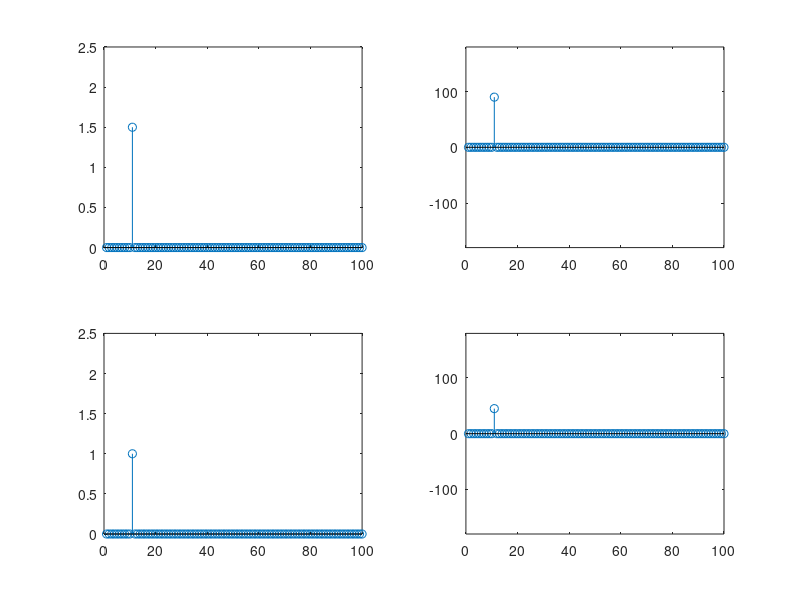
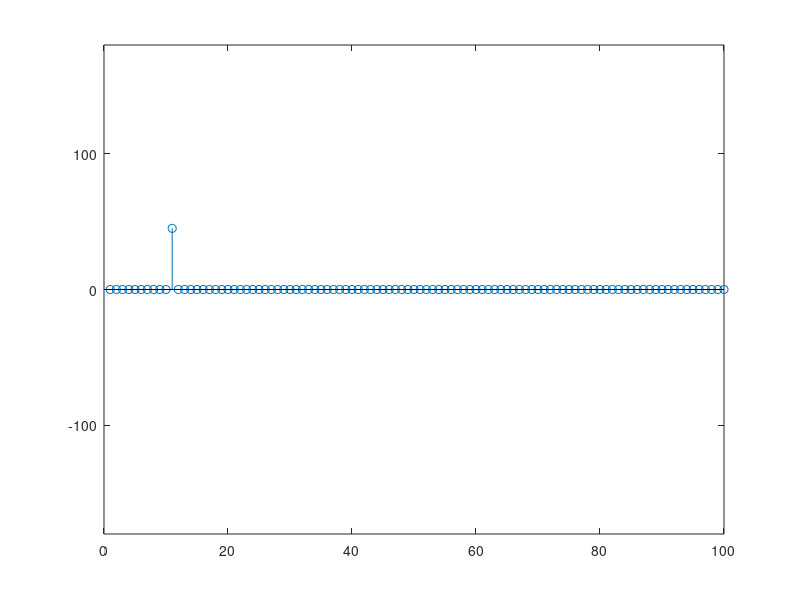

Reproduce these figures in MATLAB, in order.
clear all;
%The Frequency of Interest Is 1200 & 2200 Hz
Frequency = 50;            %Frequency In Hz
Phase_of_Voltage = 90;      %Phase In Degree
Phase_of_Current = 45;     %Phase In Degree

fs = 1000;                %Sampling Frequency 
N = 200; 
Timestamps = [0:N-1]*(1/fs);        
step_size = fs / N;

V = 1.5*cos((2* pi()*Frequency*Timestamps)+((3.1416/180)*Phase_of_Voltage));
I = 1.0*cos((2* pi()*Frequency*Timestamps)+((3.1416/180)*Phase_of_Current));

Test_Signal_Set = [V' I'];
DFT_Test_Signal = fft(Test_Signal_Set);

Magnitude_values = zeros(N,2);
Angle_values = zeros(N,2);

for columns = 1:2
  for rows = 1 : N
    Magnitude_values(rows,columns) = abs(DFT_Test_Signal(rows,columns));
    if (Magnitude_values(rows,columns) < 10)
      Angle_values(rows,columns) = 0;
    else
      Angle_values(rows,columns) = (arg(DFT_Test_Signal(rows,columns)))*(180/pi());
    end
  end
end

figure 01;
subplot(2,2,1);
stem(Magnitude_values((1:N/2),1)/(N/2));
ylim ([0 2.5]);

subplot(2,2,2);
stem(Angle_values(1:N/2,1));
ylim ([-180 180]);

subplot(2,2,3);
stem(Magnitude_values((1:N/2),2)/(N/2));
ylim ([0 2.5]);

subplot(2,2,4);
stem(Angle_values(1:N/2,2));
ylim ([-180 180]);

figure 02;
Phase_Difference = (Angle_values(1:N/2,1) - Angle_values(1:N/2,2));
stem(Phase_Difference);
ylim ([-180 180]);
